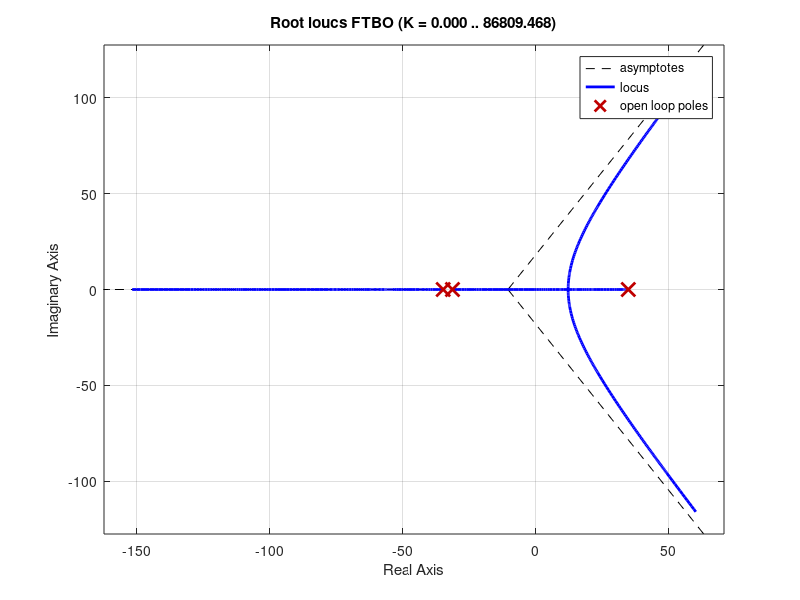
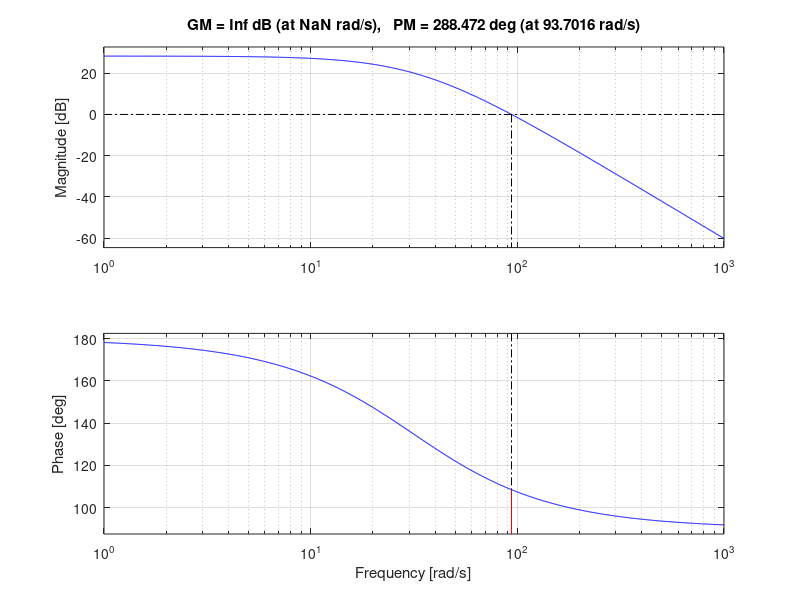
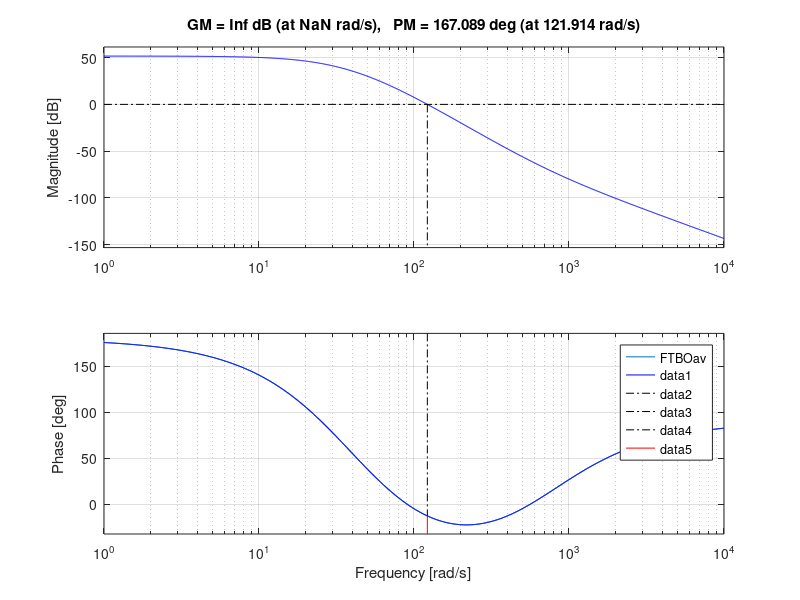

These charts were generated, in order, by the following MATLAB code:
% S5 Projet - TEAM Kirby
% Asservissements (Hauteur Plaque)
clc
close all
clear
clc

% Spécifications
% ➢ Marge de phase : 25 degrés
% ➢ Fréquence de traverse en gain : 185 rad/s
% ➢ Cas 1 : erreur en régime permanent à une consigne échelon : −0.0004 m pour une consigne de 0.010 m.
% ➢ Cas 2 : erreur en régime permanent à une consigne échelon : 0 m.

Pm_des = 25;
wg_des = 185;
erp_e1 = -0.04; % consigne de 1
erp_e2 = 0;

num = [30.31];
den = [1 31.3 -1213 -37970];
FTBO = tf(num,den);

figure
rlocus(FTBO)

% %----avph bode M1-----%
% 
% [mag,pha] = bode(FTBO,wg_des);
% Kdes = 1/mag;
% 
% FTBOtemp = tf(Kdes*num,den);
% 
% % 2. vérifier apres compensation
% 
% figure
% bode(FTBOtemp)
% hold on 
% margin(FTBOtemp)
% 
% [Gm,Pm,Wp,Wg] = margin(FTBOtemp);
% 
% % 3.
% mrg = 5;
% 
% delta_phi = (Pm_des - Pm + mrg); % + que 90 deg donc avph double
% 
% % calcul alpha
% alpha = (1 - sind(delta_phi))/(1 + sind(delta_phi));
% 
% T = 1/(wg_des*sqrt(alpha));
% 
% % 5.
% 
% zav = -1/T;
% 
% pav = -1/(alpha*T);
% 
% % 6.
% 
% Ka = Kdes/sqrt(alpha);
% 
% % 7.
% 
% numav = [1 -zav];
% denav = [1 -pav];
% 
% avph = tf(Ka*numav,denav);
% 
% FTBOav = FTBO*avph;
% 
% figure
% bode(FTBOav)
% hold on
% margin(FTBOav)
% 
% [Gmav,Pmav,Wpav,Wgav] = margin(FTBOav);

%-----avph bode M2----%


Kpos_des = (1/erp_e1)-1;

Kpos_act = num(end)/den(end);

K_des = Kpos_des/Kpos_act;

FTBOtemp = FTBO*K_des;

figure
margin(FTBOtemp)

[Gm,Pm,Wp,Wg] = margin(FTBOtemp);
mrg =25;

delta_phi = Pm_des - Pm + mrg;

alpha = (1 - sind(delta_phi/2))/(1 + sind(delta_phi/2));

T = 1/(wg_des*sqrt(alpha));

% 5.

zav = -1/T;

pav = -1/(alpha*T);

Ka = K_des/alpha;

numav = [1 -zav];
denav = [1 -pav];

avph = tf(numav,denav);

FTBOav = Ka*FTBO*avph^2;

figure
bode(FTBOav)
hold on
margin(FTBOav)

[Gmav,Pmav,Wpav,Wgav] = margin(FTBOav);





